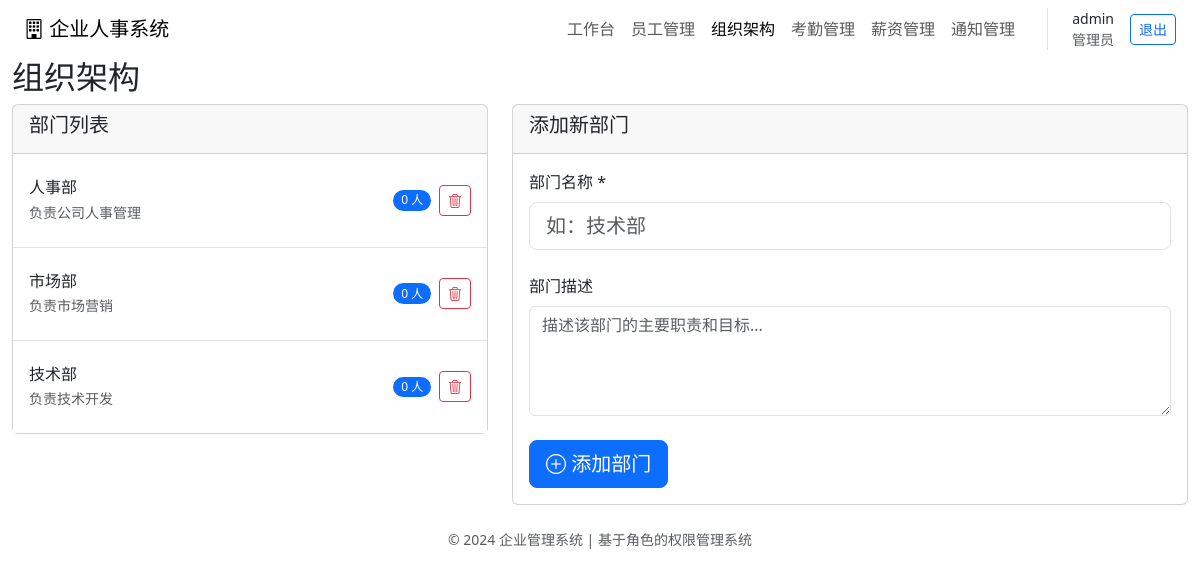
The page /departments (signed in) on the database its author committed.
### tables this page shows
CREATE TABLE departments (
            id INTEGER PRIMARY KEY AUTOINCREMENT,
            name VARCHAR(50) UNIQUE NOT NULL,
            description TEXT,
            created_at TIMESTAMP DEFAULT CURRENT_TIMESTAMP
        );

### app.py (the view, shortened to what this page needs)
@app.route('/departments', methods=['GET', 'POST'])
@login_required
@role_required('管理员')
def departments():
    conn = get_db()
    departments = conn.execute('''
        SELECT d.*, COUNT(e.id) as emp_count
        FROM departments d
        LEFT JOIN employees e ON d.id = e.department_id
        GROUP BY d.id
        ORDER BY d.name
    ''').fetchall()
    conn.close()
    return render_template('departments.html', departments=departments)

### app.py (called while the page is built)
def get_db():
    conn = sqlite3.connect(DATABASE)
    conn.row_factory = sqlite3.Row
    return conn

def login_required(f):
    @wraps(f)
    def decorated_function(*args, **kwargs):
        if 'user_id' not in session:
            return redirect(url_for('login'))
        return f(*args, **kwargs)
    return decorated_function

def role_required(min_role):
    def decorator(f):
        @wraps(f)
        def decorated_function(*args, **kwargs):
            if 'user_role' not in session:
                return redirect(url_for('login'))
            if ROLE_HIERARCHY.get(session['user_role'], 0) < ROLE_HIERARCHY.get(min_role, 0):
                flash('权限不足，无法访问该功能！', 'error')
                return redirect(url_for('dashboard'))
            return f(*args, **kwargs)
        return decorated_function
    return decorator

@app.context_processor
def inject_today():
    return {
        'today': date.today().isoformat(),
        'now': datetime.now().strftime('%Y-%m-%dT%H:%M')
    }

@app.context_processor
def utility_processor():
    return dict(get_db=get_db)

### templates/departments.html (shortened to what this page needs)
{% extends "base.html" %}
{% block content %}
<div class="page-header">
    <h2 class="page-title">组织架构</h2>
</div>
<div class="row g-4">
    <div class="col-lg-5">
        <div class="card">
            <div class="card-header">
                <h5 class="card-title">部门列表</h5>
            </div>
            <div class="card-body p-0">
                <ul class="list-group list-group-flush">
                    {% for dept in departments %}
                    <li class="list-group-item d-flex justify-content-between align-items-center py-4">
                        <div class="flex-grow-1">
                            <h6 class="mb-1 fw-medium">{{ dept.name }}</h6>
                            <p class="text-muted small mb-0">{{ dept.description or '暂无描述' }}</p>
                        </div>
                        <div class="d-flex align-items-center ms-3">
                            <span class="badge bg-primary rounded-pill me-2">{{ dept.emp_count }} 人</span>
                            <a href="{{ url_for('delete_department', id=dept.id) }}"
                               class="btn btn-sm btn-outline-danger"
                               onclick="return confirm('确定删除部门 {{ dept.name }} 吗？')">
                                <i class="bi bi-trash3"></i>
                            </a>
                        </div>
                    </li>
                    {% endfor %}
                </ul>
            </div>
        </div>
    </div>
    <div class="col-lg-7">
        <div class="card">
            <div class="card-header">
                <h5 class="card-title">添加新部门</h5>
            </div>
            <div class="card-body">
                <form method="POST">
                    <div class="mb-4">
                        <label class="form-label">部门名称 *</label>
                        <input type="text" name="name" class="form-control form-control-lg"
                               placeholder="如：技术部" required>
                    </div>
                    <div class="mb-4">
                        <label class="form-label">部门描述</label>
                        <textarea name="description" class="form-control" rows="4"
                                  placeholder="描述该部门的主要职责和目标..."></textarea>
                    </div>
                    <button type="submit" class="btn btn-primary btn-lg">
                        <i class="bi bi-plus-circle"></i> 添加部门
                    </button>
                </form>
            </div>
        </div>
    </div>
</div>
{% endblock %}

### static/css/design_system.css (style rules this page uses)
.badge { font-weight: var(--font-weight-medium); }

### rows shown on the page
departments: name "人事部", description "负责公司人事管理", emp_count "0"
departments: name "市场部", description "负责市场营销", emp_count "0"
departments: name "技术部", description "负责技术开发", emp_count "0"

### other values the page prints
{{ session.username }} "admin"
{{ session.user_role }} "管理员"
